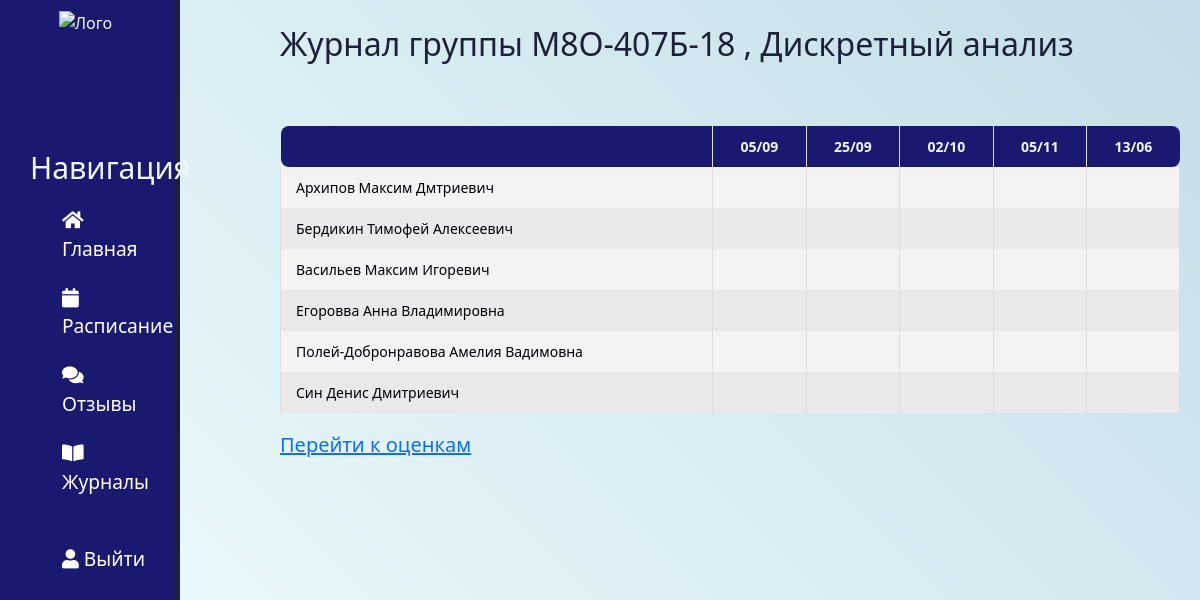
The page /cabinet/log/attendance/2-1-1-pz (signed in) on the database its author committed.
### cabinet/models.py (models this page shows, shortened)
class Timetable(models.Model):
    time = models.DateTimeField(verbose_name='дата и время')
    classroom = models.CharField(max_length=10, help_text='Введите номер аудитории', verbose_name='Аудитория', blank=True)
    url = models.URLField(max_length=300, verbose_name='Ссылка', blank=True)
    lesson = models.ForeignKey(Class, on_delete=models.CASCADE, unique=False, verbose_name='Занятие')
    name = models.TextField(max_length=300, null=True, blank=True, default='Без темы', verbose_name='Тема занятия')
    slug = models.SlugField(max_length=255, unique=True, db_index=True, verbose_name="URL")

class Student(models.Model):
    name = models.CharField(max_length=50, help_text="Введите ФИО")
    group = models.ForeignKey('Group', on_delete=models.CASCADE)
    slug = models.SlugField(max_length=255, unique=True, db_index=True, verbose_name="URL")

### cabinet/views.py (the view)
# urls.py: path('log/attendance/<slug:slug>', attendance, name='attendance'),
@login_required
def attendance(request, slug=None):
    lesson = get_object_or_404(Class, slug=slug)
    dates = Timetable.objects.filter(lesson=lesson).order_by('time')#.values('time')
    for group in lesson.groups.all():
        students = Student.objects.filter(group=group).order_by('name')
    attendances_q = Attendance.objects.filter(timetable__lesson=lesson)
    attendances = {}
    for student in students:
        attendance_l = attendances_q.filter(student=student)
        attendances[student] = []
        for date in dates:
            attendance = attendance_l.filter(timetable=date)#.values('attendance')
            if not attendance:
                attendances[student].append((date, None))
            else:
                attendances[student].append((date, attendance[0]))
    context = {
        'lesson': lesson,
        'menu': menu,
        'dates': dates,
        'attendances': attendances,
        'title': f"Журнал группы {lesson.get_groups()}, {lesson.lesson}"
    }
    return render(request, 'cabinet/attendance.html', context=context)

### cabinet/models.py (called while the page is built)
    def __str__(self):
        return self.name

    def get_groups(self):
        return "\n".join([f"{g.number} " for g in self.groups.all()])

### cabinet/templates/cabinet/attendance.html (shortened to what this page needs)
{% extends 'cabinet/base.html' %}
{% block content %}
<div class="features">
    <h2> {{title}} </h2>
</div>
<div class="log">
    <table>
        <thead>
            <tr>
                <th></th>
                {% for date in dates %}
                    <th>{{ date.time|date:"d/m" }}</th>
                {% endfor %}
            </tr>
        </thead>
        <tbody>
            {% for student, marks_list in attendances.items %}
                <tr>
                    <td style="text-align: left;">{{ student.name }}</td>
                    {% for mark in  marks_list %}
                        <td id="{{mark.1.pk}}">
                        </td>
                    {% endfor %}
                </tr>
            {% endfor %}
        </tbody>
    </table>
    <a href="{% url 'log' lesson.slug %}"><h5>Перейти к оценкам</h5></a>
</div>
{% endblock %}

### cabinet/static/cabinet/css/styles.css (style rules this page uses)
body { background: linear-gradient(45deg, #f1ffff, #C5DDE8); }
main .features { float: left; color: #1b2136; margin-top: 25px; margin-left: 100px; text-align: left; width: 75%; }
main .log { float: left; color: rgb(0, 0, 7); margin-top: 25px; margin-left: 100px; text-align: left; width: 75%; }
main .log table { width: 100%; border: none; margin-top: 30px; margin-bottom: 20px; vertical-align: middle; }
main .log table thead th { font-weight: bold; text-align: center; border: none; padding: 10px 15px; color:#f0f8fc; background: midnightblue; font-size: 14px; border-left: 1px solid #ddd; border-right: 1px solid #ddd; }
main .log table thead tr th:first-child { border-radius: 8px 0 0 8px; }
main .log table thead tr th:last-child { border-radius: 0 8px 8px 0; }
main .log table tbody td { text-align: center; border-left: 1px solid #ddd; border-right: 1px solid #ddd; padding: 10px 15px; font-size: 14px; vertical-align: middle; }
main .log table tbody tr:nth-child(odd) { background: #f3f3f3; }
main .log table tbody tr:nth-child(even) { background: #e9e9e9; }
main .log table thead tr th:first-child, .table tbody tr td:first-child { border-left: none; }
main .log table thead tr th:last-child, .table tbody tr td:last-child { border-right: none; }

### rows shown on the page
Timetable: time "05/09"
Timetable: time "25/09"
Timetable: time "02/10"
Timetable: time "05/11"
Timetable: time "13/06"
Student: name "Архипов Максим Дмтриевич"
Student: name "Бердикин Тимофей Алексеевич"
Student: name "Васильев Максим Игоревич"
Student: name "Егоровва Анна Владимировна"
Student: name "Полей-Добронравова Амелия Вадимовна"
Student: name "Син Денис Дмитриевич"

### other values the page prints
{{ m.title }} "Главная" "Расписание" "Отзывы" "Журналы"
{{ title }} "Журнал группы М8О-407Б-18 , Дискретный анализ"
